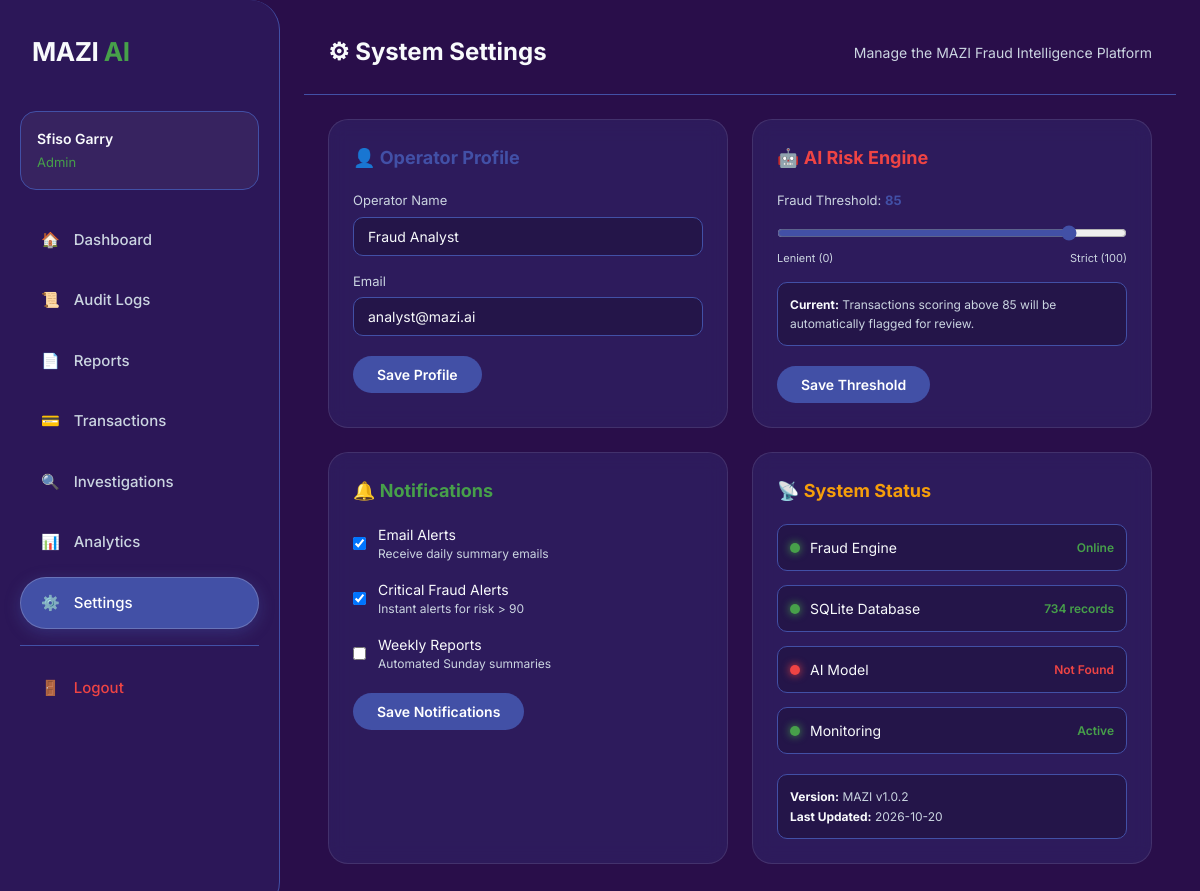
/settings/ (signed in), run on the app's committed database.
### tables this page shows
CREATE TABLE settings (
            id INTEGER PRIMARY KEY AUTOINCREMENT,
            user_id INTEGER DEFAULT 1,
            operator_name TEXT DEFAULT 'Fraud Analyst',
            email TEXT DEFAULT 'analyst@mazi.ai',
            fraud_threshold INTEGER DEFAULT 85,
            email_alerts INTEGER DEFAULT 1,
            critical_alerts INTEGER DEFAULT 1,
            weekly_reports INTEGER DEFAULT 0
        );

### routes/settings.py (the view, shortened to what this page needs)
@settings_bp.route(
    "/",
    methods=["GET", "POST"]
)
@login_required
@role_required("Admin")
def settings():
    conn = get_db_connection()
    cursor = conn.cursor()
    cursor.execute(
        """
        SELECT *
        FROM settings
        WHERE id = 1
        """
    )
    settings_data = cursor.fetchone()
    try:
        cursor.execute("SELECT COUNT(*) AS count FROM transactions")
        db_count_result = cursor.fetchone()
        db_count = db_count_result["count"] if db_count_result else 0
    except:
        db_count = 0
    cursor.close()
    conn.close()
    try:
        from services.prediction_service import get_model_info
        model_info = get_model_info()
        model_loaded = model_info.get("loaded", False)
    except ImportError:
        model_loaded = False
    return render_template(
        "settings.html",
        settings=settings_data,
        username=session.get("username"),
        user_role=session.get("role"),
        db_count=db_count,
        model_loaded=model_loaded,
        now=datetime.datetime.now().strftime("%Y-%m-%d")
    )

### database/connection.py (called while the page is built)
def get_db_connection():
    conn = sqlite3.connect(DATABASE)
    conn.row_factory = sqlite3.Row
    return conn

### services/prediction_service.py (called while the page is built, shortened)
def get_model_info():
    if not os.path.exists(MODEL_PATH) or not os.path.exists(META_PATH):
        return {
            "loaded": False,
            "message": "Model not trained. Run: python core_ml/train_model.py"
        }

### services/security.py (called while the page is built, shortened)
def login_required(func):
    @wraps(func)
    def wrapper(*args, **kwargs):
        return func(*args, **kwargs)
    return wrapper

def role_required(*roles):
    def decorator(func):
        @wraps(func)
        def wrapper(*args, **kwargs):
            user_role = session.get("role")
            return func(*args, **kwargs)
        return wrapper
    return decorator

### templates/settings.html (shortened to what this page needs)
{% extends "base.html" %}
{% block content %}
<div style="padding: 10px 24px 24px 24px; border-bottom: 1px solid var(--bg-border); display: flex; justify-content: space-between; align-items: center;">
    <h1 style="margin:0; font-size: 24px; color: var(--text-primary);">⚙ System Settings</h1>
    <div style="font-size: 14px; color: var(--text-secondary);">
        Manage the MAZI Fraud Intelligence Platform
    </div>
</div>
<div style="display: grid; grid-template-columns: repeat(2, 1fr); gap: 24px; padding: 24px;">
    <div class="glass-card" style="background: rgba(66, 80, 166, 0.2); backdrop-filter: blur(10px); border: 1px solid rgba(255,255,255,0.1); border-radius: 20px; padding: 24px;">
        <h3 style="color: var(--accent-blue); margin-bottom: 20px; font-size: 18px;">👤 Operator Profile</h3>
        <form action="{{ url_for('settings.settings') }}" method="POST">
            <div style="margin-bottom: 16px;">
                <label style="display: block; font-size: 13px; color: var(--text-secondary); margin-bottom: 6px;">Operator Name</label>
                <input type="text" name="operator_name" value="{{ settings.operator_name|default('Fraud Analyst') }}"
                    style="width: 100%; padding: 10px 14px; background: rgba(0,0,0,0.2); border: 1px solid var(--bg-border); border-radius: 10px; color: var(--text-primary); font-size: 14px; outline: none;">
            </div>
            <div style="margin-bottom: 20px;">
                <label style="display: block; font-size: 13px; color: var(--text-secondary); margin-bottom: 6px;">Email</label>
                <input type="email" name="email" value="{{ settings.email|default('analyst@mazi.ai') }}"
                    style="width: 100%; padding: 10px 14px; background: rgba(0,0,0,0.2); border: 1px solid var(--bg-border); border-radius: 10px; color: var(--text-primary); font-size: 14px; outline: none;">
            </div>
            <button type="submit" style="background: var(--accent-blue); color: white; border: none; padding: 10px 24px; border-radius: 30px; font-size: 14px; font-weight: 600; cursor: pointer; transition: opacity 0.2s;">
                Save Profile
            </button>
        </form>
    </div>
    <div class="glass-card" style="background: rgba(66, 80, 166, 0.2); backdrop-filter: blur(10px); border: 1px solid rgba(255,255,255,0.1); border-radius: 20px; padding: 24px;">
        <h3 style="color: var(--accent-red); margin-bottom: 20px; font-size: 18px;">🤖 AI Risk Engine</h3>
        <form action="{{ url_for('settings.settings') }}" method="POST">
            <div style="margin-bottom: 16px;">
                <label style="display: block; font-size: 13px; color: var(--text-secondary); margin-bottom: 6px;">
                    Fraud Threshold: <span id="thresholdValue" style="color: var(--accent-blue); font-weight: bold;">{{ settings.fraud_threshold|default(85) }}</span>
                </label>
                <input type="range" name="threshold" min="0" max="100" value="{{ settings.fraud_threshold|default(85) }}"
                    oninput="document.getElementById('thresholdValue').textContent = this.value"
                    style="width: 100%; accent-color: var(--accent-blue); margin-top: 8px;">
                <div style="display: flex; justify-content: space-between; font-size: 11px; color: var(--text-secondary); margin-top: 4px;">
                    <span>Lenient (0)</span>
                    <span>Strict (100)</span>
                </div>
            </div>
            <div style="margin-bottom: 20px; padding: 12px; background: rgba(0,0,0,0.2); border-radius: 10px; border: 1px solid var(--bg-border);">
                <div style="font-size: 12px; color: var(--text-secondary); line-height: 1.6;">
                    <strong style="color: var(--text-primary);">Current:</strong> Transactions scoring above {{ settings.fraud_threshold|default(85) }} will be automatically flagged for review.
                </div>
            </div>
            <button type="submit" style="background: var(--accent-blue); color: white; border: none; padding: 10px 24px; border-radius: 30px; font-size: 14px; font-weight: 600; cursor: pointer; transition: opacity 0.2s;">
                Save Threshold
            </button>
        </form>
    </div>
    <div class="glass-card" style="background: rgba(66, 80, 166, 0.2); backdrop-filter: blur(10px); border: 1px solid rgba(255,255,255,0.1); border-radius: 20px; padding: 24px;">
        <h3 style="color: var(--accent-green); margin-bottom: 20px; font-size: 18px;">🔔 Notifications</h3>
        <form action="{{ url_for('settings.settings') }}" method="POST">
            <div style="margin-bottom: 16px;">
                <label style="display: flex; align-items: center; gap: 12px; cursor: pointer;">
                    <input type="checkbox" name="email_alerts" value="1" {% if settings.email_alerts|default(1) == 1 %}checked{% endif %}>
                    <div>
                        <div style="font-size: 14px; color: var(--text-primary);">Email Alerts</div>
                        <div style="font-size: 12px; color: var(--text-secondary);">Receive daily summary emails</div>
                    </div>
                </label>
            </div>
            <div style="margin-bottom: 16px;">
                <label style="display: flex; align-items: center; gap: 12px; cursor: pointer;">
                    <input type="checkbox" name="critical_alerts" value="1" {% if settings.critical_alerts|default(1) == 1 %}checked{% endif %}>
                    <div>
                        <div style="font-size: 14px; color: var(--text-primary);">Critical Fraud Alerts</div>
                        <div style="font-size: 12px; color: var(--text-secondary);">Instant alerts for risk > 90</div>
                    </div>
                </label>
            </div>
            <div style="margin-bottom: 20px;">
                <label style="display: flex; align-items: center; gap: 12px; cursor: pointer;">
                    <input type="checkbox" name="weekly_reports" value="1" {% if settings.weekly_reports|default(0) == 1 %}checked{% endif %}>
                    <div>
                        <div style="font-size: 14px; color: var(--text-primary);">Weekly Reports</div>
                        <div style="font-size: 12px; color: var(--text-secondary);">Automated Sunday summaries</div>
                    </div>
                </label>
            </div>
            <button type="submit" style="background: var(--accent-blue); color: white; border: none; padding: 10px 24px; border-radius: 30px; font-size: 14px; font-weight: 600; cursor: pointer; transition: opacity 0.2s;">
                Save Notifications
            </button>
        </form>
    </div>
    <div class="glass-card" style="background: rgba(66, 80, 166, 0.2); backdrop-filter: blur(10px); border: 1px solid rgba(255,255,255,0.1); border-radius: 20px; padding: 24px;">
        <h3 style="color: var(--accent-orange); margin-bottom: 20px; font-size: 18px;">📡 System Status</h3>
        <div style="display: flex; flex-direction: column; gap: 14px;">
            <div style="display: flex; align-items: center; justify-content: space-between; padding: 12px; background: rgba(0,0,0,0.2); border-radius: 10px; border: 1px solid var(--bg-border);">
                <div style="display: flex; align-items: center; gap: 10px;">
                    <span style="width: 10px; height: 10px; background: var(--accent-green); border-radius: 50%; box-shadow: 0 0 8px var(--accent-green);"></span>
                    <span style="font-size: 14px; color: var(--text-primary);">Fraud Engine</span>
                </div>
                <span style="font-size: 12px; color: var(--accent-green); font-weight: 600;">Online</span>
            </div>
            <div style="display: flex; align-items: center; justify-content: space-between; padding: 12px; background: rgba(0,0,0,0.2); border-radius: 10px; border: 1px solid var(--bg-border);">
                <div style="display: flex; align-items: center; gap: 10px;">
                    <span style="width: 10px; height: 10px; background: var(--accent-green); border-radius: 50%; box-shadow: 0 0 8px var(--accent-green);"></span>
                    <span style="font-size: 14px; color: var(--text-primary);">SQLite Database</span>
                </div>
                <span style="font-size: 12px; color: var(--accent-green); font-weight: 600;">{{ db_count }} records</span>
            </div>
            <div style="display: flex; align-items: center; justify-content: space-between; padding: 12px; background: rgba(0,0,0,0.2); border-radius: 10px; border: 1px solid var(--bg-border);">
                <div style="display: flex; align-items: center; gap: 10px;">
                    <span style="width: 10px; height: 10px; background: {% if model_loaded %}var(--accent-green){% else %}var(--accent-red){% endif %}; border-radius: 50%; box-shadow: 0 0 8px {% if model_loaded %}var(--accent-green){% else %}var(--accent-red){% endif %};"></span>
                    <span style="font-size: 14px; color: var(--text-primary);">AI Model</span>
                </div>
                <span style="font-size: 12px; color: {% if model_loaded %}var(--accent-green){% else %}var(--accent-red){% endif %}; font-weight: 600;">
                    {% if model_loaded %}Loaded{% else %}Not Found{% endif %}
                </span>
            </div>
            <div style="display: flex; align-items: center; justify-content: space-between; padding: 12px; background: rgba(0,0,0,0.2); border-radius: 10px; border: 1px solid var(--bg-border);">
                <div style="display: flex; align-items: center; gap: 10px;">
                    <span style="width: 10px; height: 10px; background: var(--accent-green); border-radius: 50%; box-shadow: 0 0 8px var(--accent-green);"></span>
                    <span style="font-size: 14px; color: var(--text-primary);">Monitoring</span>
                </div>
                <span style="font-size: 12px; color: var(--accent-green); font-weight: 600;">Active</span>
            </div>
        </div>
        <div style="margin-top: 20px; padding: 12px; background: rgba(0,0,0,0.2); border-radius: 10px; border: 1px solid var(--bg-border);">
            <div style="font-size: 12px; color: var(--text-secondary); line-height: 1.6;">
                <strong style="color: var(--text-primary);">Version:</strong> MAZI v1.0.2<br>
                <strong style="color: var(--text-primary);">Last Updated:</strong> {{ now|default('2026-08-17') }}
            </div>
        </div>
    </div>
</div>
{% endblock %}

### static/css/style.css (style rules this page uses)
:root { --bg-base: #290E4A; --bg-surface: rgba(66, 80, 166, 0.15); --bg-border: #4250A6; --accent-blue: #4250A6; --accent-green: #47A04A; --accent-red: #ef4444; --accent-orange: #f59e0b; --text-primary: #f8fafc; --text-secondary: #cbd5e1; --sidebar-width: 280px; }
* { margin: 0; padding: 0; box-sizing: border-box; }
html { scroll-behavior: smooth; }
body { background-color: var(--bg-base); color: var(--text-primary); font-family: 'Inter', -apple-system, BlinkMacSystemFont, sans-serif; font-size: 14px; line-height: 1.5; min-height: 100vh; overflow-x: hidden; }

### templates/base.html (style rules this page uses)
:root { --bg-base: #290E4A; --bg-surface: rgba(66, 80, 166, 0.15); --bg-border: #4250A6; --accent-blue: #4250A6; --accent-green: #47A04A; --accent-red: #ef4444; --accent-orange: #f59e0b; --text-primary: #f8fafc; --text-secondary: #cbd5e1; --sidebar-width: 280px; }
* { margin: 0; padding: 0; box-sizing: border-box; font-family: 'Inter', sans-serif; }
body { background-color: var(--bg-base); color: var(--text-primary); display: flex; min-height: 100vh; overflow-x: hidden; }

### data on the page
settings: operator_name "Fraud Analyst", email "analyst@mazi.ai", fraud_threshold "85", threshold "85", email_alerts "☑", critical_alerts "☑"

### other printed values
{{ session.get('username', 'User') }} "Sfiso Garry"
{{ session.get('role', 'Customer') }} "Admin"
{{ db_count }} "734"
